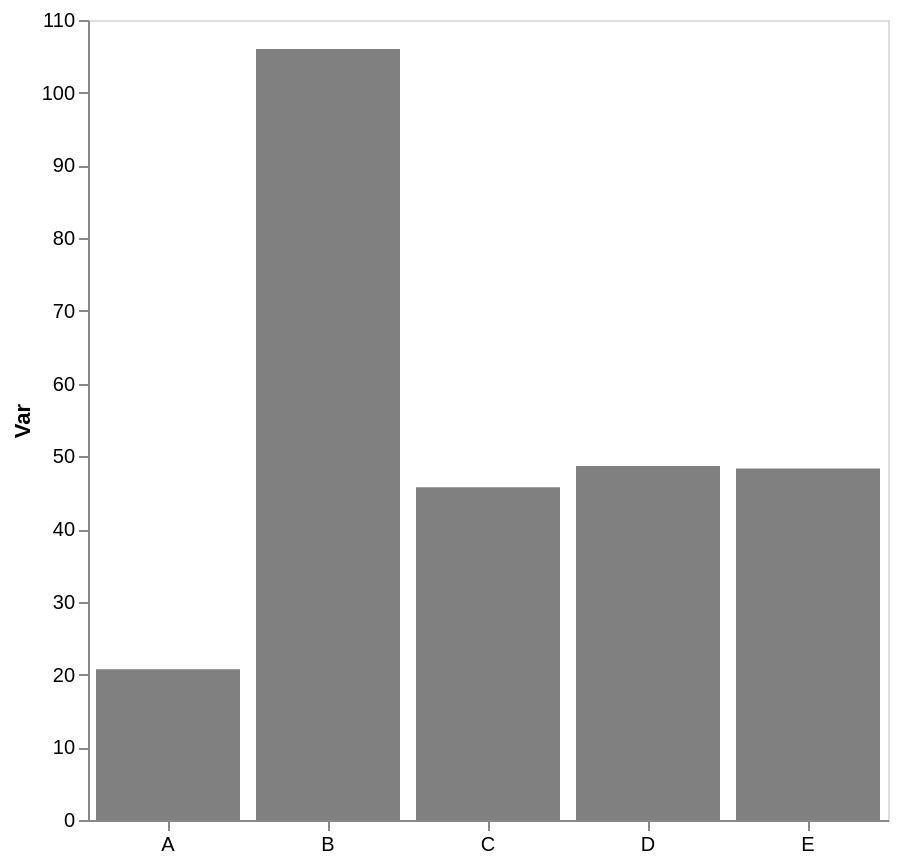

The specification (Vega-Lite) saved for this image:
### Vega-Lite specification from a JSON file in a GitHub repository (floating-point values rounded to 4 significant figures)
{"config": {"view": {"continuousWidth": 300, "continuousHeight": 300}, "axis": {"grid": false}, "bar": {"color": "gray"}}, "data": {"name": "data-68d0f4e08d6ff03dca2f7733e435b78c"}, "mark": {"type": "bar"}, "encoding": {"x": {"axis": {"labelAngle": 0, "title": null}, "field": "cat", "type": "nominal"}, "y": {"aggregate": "mean", "axis": {"title": "Var"}, "field": "var1", "type": "quantitative"}}, "height": 400, "width": 400, "$schema": "https://vega.github.io/schema/vega-lite/v5.17.0.json", "datasets": {"data-68d0f4e08d6ff03dca2f7733e435b78c": [{"cat": "C", "var1": 51.34, "var2": 44.62}, {"cat": "B", "var1": 116.2, "var2": 46.4}, {"cat": "A", "var1": 20.74, "var2": 47.93}, {"cat": "B", "var1": 92.47, "var2": 45.92}, {"cat": "B", "var1": 122.6, "var2": 53.83}, {"cat": "B", "var1": 92.72, "var2": 60.01}, {"cat": "E", "var1": 50.42, "var2": 63.06}, {"cat": "D", "var1": 52.02, "var2": 56.24}, {"cat": "D", "var1": 45.35, "var2": 53.38}, {"cat": "E", "var1": 41.51, "var2": 63.89}, {"cat": "E", "var1": 53.05, "var2": 50.95}, {"cat": "C", "var1": 40.17, "var2": 54.87}]}}
